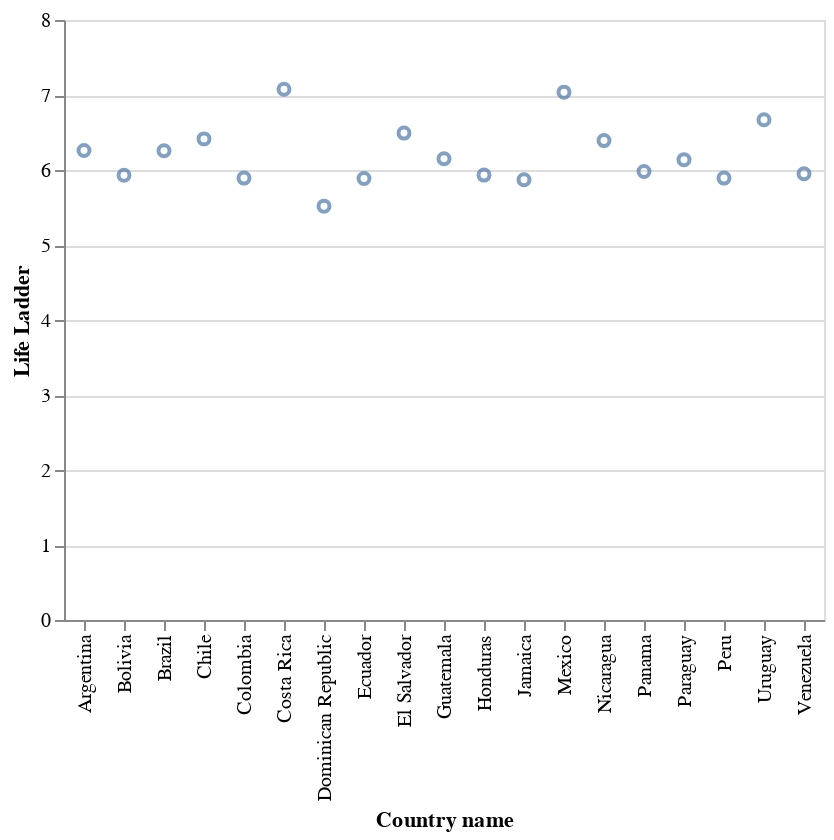

Write notebook code for a chart like this one.
### Markdown cell above
Una forma más generalizada de realizar este mismo códig, es agregar `alt.X`  y `alt.Y`, lo cual permitirá agregar más parámetros, y por tanto, más personalización a nuestro gráfico.

### Code cell
alt.Chart(happy_lac).mark_point().encode(
x = alt.X("Country name" ), 
y = alt.Y("Life Ladder")
)

### Figure 1 — Vega-Lite specification as saved in the notebook (floating-point values rounded to 4 significant figures)
{"config": {"view": {"continuousWidth": 300, "continuousHeight": 300}}, "data": {"name": "data-d6f2fa7d3b46e8375cb1e664682de5f6"}, "mark": {"type": "point"}, "encoding": {"x": {"field": "Country name", "type": "nominal"}, "y": {"field": "Life Ladder", "type": "quantitative"}}, "$schema": "https://vega.github.io/schema/vega-lite/v5.16.3.json", "datasets": {"data-d6f2fa7d3b46e8375cb1e664682de5f6": [{"Country name": "Argentina", "year": 2022, "Life Ladder": 6.261, "Log GDP per capita": 10.01, "Social support": 0.893, "Healthy life expectancy at birth": 67.25, "Freedom to make life choices": 0.825, "Generosity": -0.128, "Perceptions of corruption": 0.81, "Positive affect": 0.724, "Negative affect": 0.284, "Regional indicator": "Latin America and Caribbean", "_merge": "both"}, {"Country name": "Bolivia", "year": 2022, "Life Ladder": 5.929, "Log GDP per capita": 9.014, "Social support": 0.824, "Healthy life expectancy at birth": 63.75, "Freedom to make life choices": 0.865, "Generosity": -0.08, "Perceptions of corruption": 0.84, "Positive affect": 0.738, "Negative affect": 0.426, "Regional indicator": "Latin America and Caribbean", "_merge": "both"}, {"Country name": "Brazil", "year": 2022, "Life Ladder": 6.257, "Log GDP per capita": 9.611, "Social support": 0.866, "Healthy life expectancy at birth": 65.92, "Freedom to make life choices": 0.83, "Generosity": -0.061, "Perceptions of corruption": 0.742, "Positive affect": 0.681, "Negative affect": 0.341, "Regional indicator": "Latin America and Caribbean", "_merge": "both"}, {"Country name": "Chile", "year": 2022, "Life Ladder": 6.415, "Log GDP per capita": 10.15, "Social support": 0.887, "Healthy life expectancy at birth": 70.45, "Freedom to make life choices": 0.793, "Generosity": -0.011, "Perceptions of corruption": 0.796, "Positive affect": 0.775, "Negative affect": 0.253, "Regional indicator": "Latin America and Caribbean", "_merge": "both"}, {"Country name": "Colombia", "year": 2022, "Life Ladder": 5.892, "Log GDP per capita": 9.66, "Social support": 0.877, "Healthy life expectancy at birth": 69.53, "Freedom to make life choices": 0.799, "Generosity": -0.162, "Perceptions of corruption": 0.863, "Positive affect": 0.762, "Negative affect": 0.306, "Regional indicator": "Latin America and Caribbean", "_merge": "both"}, {"Country name": "Costa Rica", "year": 2022, "Life Ladder": 7.077, "Log GDP per capita": 9.998, "Social support": 0.902, "Healthy life expectancy at birth": 70.0, "Freedom to make life choices": 0.91, "Generosity": -0.047, "Perceptions of corruption": 0.751, "Positive affect": 0.793, "Negative affect": 0.272, "Regional indicator": "Latin America and Caribbean", "_merge": "both"}, {"Country name": "Dominican Republic", "year": 2022, "Life Ladder": 5.518, "Log GDP per capita": 9.874, "Social support": 0.82, "Healthy life expectancy at birth": 64.6, "Freedom to make life choices": 0.853, "Generosity": -0.084, "Perceptions of corruption": 0.656, "Positive affect": 0.723, "Negative affect": 0.306, "Regional indicator": "Latin America and Caribbean", "_merge": "both"}, {"Country name": "Ecuador", "year": 2022, "Life Ladder": 5.887, "Log GDP per capita": 9.29, "Social support": 0.825, "Healthy life expectancy at birth": 69.25, "Freedom to make life choices": 0.759, "Generosity": -0.08, "Perceptions of corruption": 0.866, "Positive affect": 0.777, "Negative affect": 0.356, "Regional indicator": "Latin America and Caribbean", "_merge": "both"}, {"Country name": "El Salvador", "year": 2022, "Life Ladder": 6.492, "Log GDP per capita": 9.135, "Social support": 0.772, "Healthy life expectancy at birth": 65.95, "Freedom to make life choices": 0.914, "Generosity": -0.112, "Perceptions of corruption": 0.621, "Positive affect": 0.823, "Negative affect": 0.296, "Regional indicator": "Latin America and Caribbean", "_merge": "both"}, {"Country name": "Guatemala", "year": 2022, "Life Ladder": 6.15, "Log GDP per capita": 9.116, "Social support": 0.806, "Healthy life expectancy at birth": 62.9, "Freedom to make life choices": 0.856, "Generosity": -0.057, "Perceptions of corruption": 0.835, "Positive affect": 0.835, "Negative affect": 0.263, "Regional indicator": "Latin America and Caribbean", "_merge": "both"}, {"Country name": "Honduras", "year": 2022, "Life Ladder": 5.932, "Log GDP per capita": 8.645, "Social support": 0.729, "Healthy life expectancy at birth": 64.28, "Freedom to make life choices": 0.851, "Generosity": 0.081, "Perceptions of corruption": 0.834, "Positive affect": 0.775, "Negative affect": 0.289, "Regional indicator": "Latin America and Caribbean", "_merge": "both"}, {"Country name": "Jamaica", "year": 2022, "Life Ladder": 5.87, "Log GDP per capita": 9.198, "Social support": 0.868, "Healthy life expectancy at birth": 66.6, "Freedom to make life choices": 0.874, "Generosity": -0.088, "Perceptions of corruption": 0.91, "Positive affect": 0.718, "Negative affect": 0.269, "Regional indicator": "Latin America and Caribbean", "_merge": "both"}, {"Country name": "Mexico", "year": 2022, "Life Ladder": 7.038, "Log GDP per capita": 9.876, "Social support": 0.858, "Healthy life expectancy at birth": 65.8, "Freedom to make life choices": 0.861, "Generosity": -0.121, "Perceptions of corruption": 0.78, "Positive affect": 0.818, "Negative affect": 0.205, "Regional indicator": "Latin America and Caribbean", "_merge": "both"}, {"Country name": "Nicaragua", "year": 2022, "Life Ladder": 6.392, "Log GDP per capita": 8.664, "Social support": 0.844, "Healthy life expectancy at birth": 65.72, "Freedom to make life choices": 0.914, "Generosity": -0.001, "Perceptions of corruption": 0.57, "Positive affect": 0.787, "Negative affect": 0.339, "Regional indicator": "Latin America and Caribbean", "_merge": "both"}, {"Country name": "Panama", "year": 2022, "Life Ladder": 5.979, "Log GDP per capita": 10.33, "Social support": 0.891, "Healthy life expectancy at birth": 69.0, "Freedom to make life choices": 0.899, "Generosity": -0.121, "Perceptions of corruption": 0.887, "Positive affect": 0.821, "Negative affect": 0.259, "Regional indicator": "Latin America and Caribbean", "_merge": "both"}, {"Country name": "Paraguay", "year": 2022, "Life Ladder": 6.138, "Log GDP per capita": 9.508, "Social support": 0.899, "Healthy life expectancy at birth": 65.95, "Freedom to make life choices": 0.922, "Generosity": -0.011, "Perceptions of corruption": 0.839, "Positive affect": 0.821, "Negative affect": 0.238, "Regional indicator": "Latin America and Caribbean", "_merge": "both"}, {"Country name": "Peru", "year": 2022, "Life Ladder": 5.892, "Log GDP per capita": 9.449, "Social support": 0.823, "Healthy life expectancy at birth": 70.03, "Freedom to make life choices": 0.764, "Generosity": -0.178, "Perceptions of corruption": 0.884, "Positive affect": 0.755, "Negative affect": 0.378, "Regional indicator": "Latin America and Caribbean", "_merge": "both"}, {"Country name": "Uruguay", "year": 2022, "Life Ladder": 6.671, "Log GDP per capita": 10.08, "Social support": 0.905, "Healthy life expectancy at birth": 67.5, "Freedom to make life choices": 0.878, "Generosity": -0.052, "Perceptions of corruption": 0.631, "Positive affect": 0.775, "Negative affect": 0.267, "Regional indicator": "Latin America and Caribbean", "_merge": "both"}, {"Country name": "Venezuela", "year": 2022, "Life Ladder": 5.949, "Log GDP per capita": null, "Social support": 0.899, "Healthy life expectancy at birth": 63.88, "Freedom to make life choices": 0.77, "Generosity": null, "Perceptions of corruption": 0.798, "Positive affect": 0.754, "Negative affect": 0.292, "Regional indicator": "Latin America and Caribbean", "_merge": "both"}]}}
